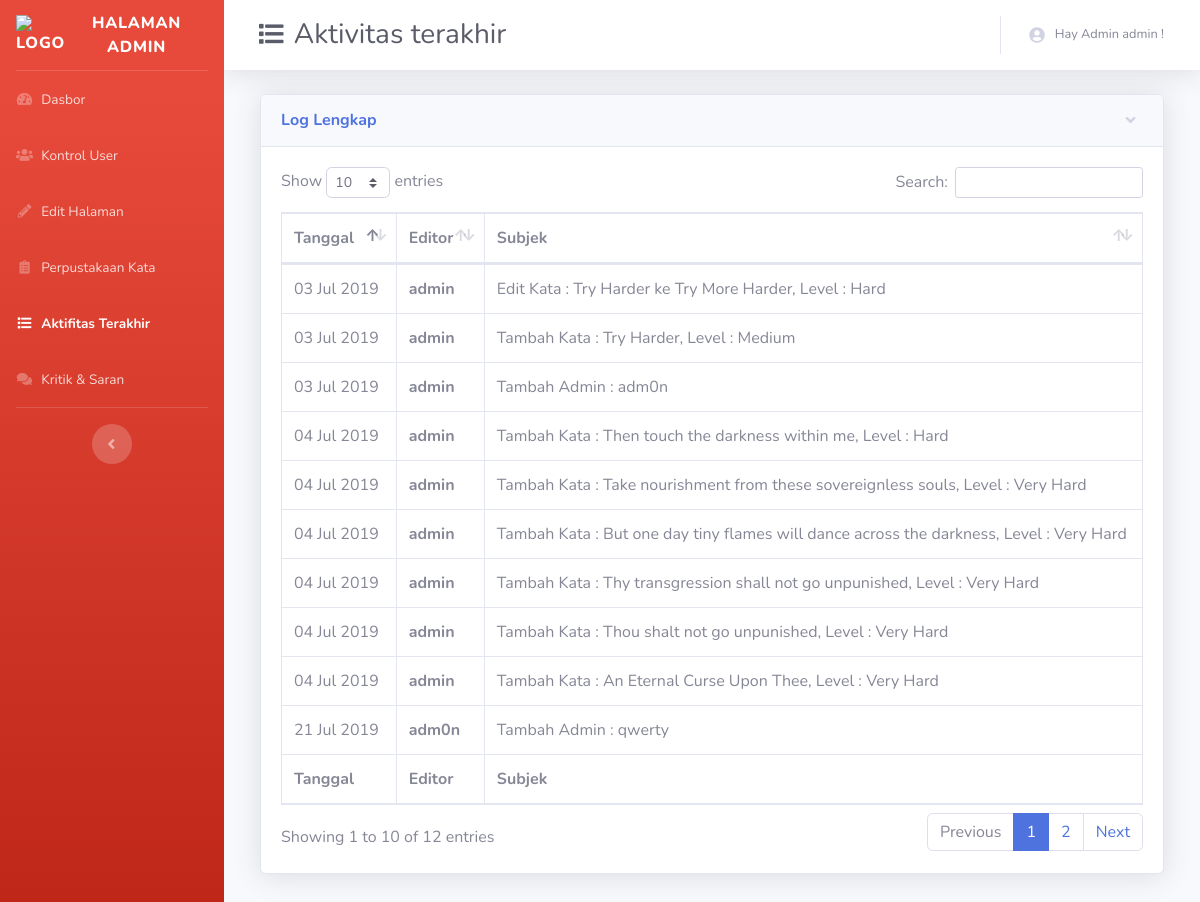
The app's page /log.php (signed in) with its own data.
### tables this page shows
CREATE TABLE `user` (
  `id` int(11) NOT NULL,
  `username` varchar(30) NOT NULL,
  `password` varchar(30) NOT NULL,
  `level` int(11) NOT NULL,
  `email` varchar(100) DEFAULT NULL,
  `ftname` varchar(50) DEFAULT NULL,
  `lsname` varchar(50) DEFAULT NULL,
  `temp` varchar(10) DEFAULT NULL,
  `exp_temp` varchar(50) DEFAULT NULL,
  `last_login` varchar(50) DEFAULT NULL
);

CREATE TABLE `log` (
  `id` int(11) NOT NULL,
  `tgl` varchar(100) NOT NULL,
  `admin` int(11) NOT NULL,
  `body` varchar(100) NOT NULL
);

### log.php (the view, shortened to what this page needs)
<?php include 'connect.php';
$page = 5;
?>
<!DOCTYPE html>
<html lang="en">
<head>
  <?php include 'partials/head.php'; ?>
</head>
<body id="page-top">
  <div id="wrapper">
    <?php include 'partials/sidebar.php'; ?>
    <div id="content-wrapper" class="d-flex flex-column">
      <div id="content">
        <?php include 'partials/navbar.php'; ?>
        <div class="container-fluid">
<?php if($lvlusr == 1){ ?>
          <div class="row">
            <div class="col-lg-12 mb-4">
            <div class="col-lg-12 mb-4">
              <div class="card shadow mb-4">
                <a href="#collapseCardExample" class="d-block card-header py-3" data-toggle="collapse" role="button" aria-expanded="true" aria-controls="collapseCardExample">
                  <h6 class="m-0 font-weight-bold text-primary">Log Lengkap</h6>
                </a>
                <div class="collapse show" id="collapseCardExample">
                <div class="card-body">
                <div class="table-responsive">
                <table class="table table-bordered" id="dataTable" width="100%" cellspacing="0">
                  <thead>
                    <tr>
                      <th>Tanggal</th>
                      <th>Editor</th>
                      <th>Subjek</th>
                    </tr>
                  </thead>
                  <tfoot>
                    <tr>
                      <th>Tanggal</th>
                      <th>Editor</th>
                      <th>Subjek</th>
                    </tr>
                  </tfoot>
                  <tbody>
                  <?php $log = mysqli_query($conn, "SELECT * FROM log ORDER BY id DESC");
                      while ($rou = mysqli_fetch_array($log)) { ?>
                      <tr>
                        <td><?php echo $rou['tgl']; ?></td>
                        <th><?php
                        $adm0n = $rou['admin'];
                        $editor = mysqli_query($conn, "SELECT * FROM user WHERE id = '$adm0n'");
                        $rought = mysqli_fetch_array($editor);
                         echo $rought['username']; ?></th>
                        <td><?php echo $rou['body']; ?></td>
                      </tr>
                      <?php } ?>
                </tbody>
              </table>
                </div>
              </div>
            </div>
          </div>
          <?php } ?>
        </div>
      </div>
    </div>
  </div>
    </div>
  </div>
  </div>
</body>
</html>

### partials/navbar.php (shortened to what this page needs)
<?php
include 'connect.php';
$username = mysqli_query($conn, "SELECT * FROM user WHERE id='$usrid'");
$username2 = mysqli_fetch_array($username);
if($lvlusr == 1){
  $tampillevel = "Admin";
}else{
  $tampillevel = "";
}
?>
<nav class="navbar navbar-expand navbar-light bg-white topbar mb-4 static-top shadow">
          <div class="d-none d-sm-inline-block mr-auto ml-md-3 my-2 my-md-0 mw-100">
            <div class="input-group">
              <h1 class="h3 mb-0 text-gray-800"><?php
              if($page == "5"){ echo "<i class='fas fa-fw fa-list fa-sm'></i> Aktivitas terakhir"; }
              if($page == "666" || $page == 555){
                if($difficult == 1 || $_SESSION['kesulitan'] == 1){
                  echo "<i class='fas fa-fw fa-smile-beam fa-sm'></i> Easy"; }
                if($difficult == 2 || $_SESSION['kesulitan'] == 2){
                  echo "<i class='fas fa-fw fa-smile fa-sm'></i> Medium"; }
                if($difficult == 3 || $_SESSION['kesulitan'] == 3){
                  echo "<i class='fas fa-fw fa-skull fa-sm'></i> Hard"; }
                if($difficult == 4 || $_SESSION['kesulitan'] == 4){
                  echo "<i class='fas fa-fw fa-skull-crossbones fa-sm'></i> Very Hard"; }
              }?></h1>
            </div>
          </div>
          <ul class="navbar-nav ml-auto">
            <li class="nav-item dropdown no-arrow">
              <a class="nav-link dropdown-toggle" href="#" id="userDropdown" role="button" data-toggle="dropdown" aria-haspopup="true" aria-expanded="false">
                <i class="fas fa-user-circle"></i><i style="margin-left: 10px;"></i>
                <span class="mr-2 d-none d-lg-inline text-gray-600 small">Hay <?php echo $tampillevel." ".$username2['username']; ?> !</span>
              </a>
            </li>
          </ul>
        </nav>

### records on screen
user: username "admin"
log: tgl "21 Jul 2019", admin.username "adm0n", body "Tambah Admin : qwerty"
log: tgl "04 Jul 2019", admin.username "admin", body "Tambah Kata : Then touch the darkness within me, Level : Hard"
log: tgl "04 Jul 2019", admin.username "admin", body "Tambah Kata : Take nourishment from these sovereignless souls, Level : Very Hard"
log: tgl "04 Jul 2019", admin.username "admin", body "Tambah Kata : But one day tiny flames will dance across the darkness, Level : Very Hard"
log: tgl "04 Jul 2019", admin.username "admin", body "Tambah Kata : Thy transgression shall not go unpunished, Level : Very Hard"
log: tgl "04 Jul 2019", admin.username "admin", body "Tambah Kata : Thou shalt not go unpunished, Level : Very Hard"
log: tgl "04 Jul 2019", admin.username "admin", body "Tambah Kata : An Eternal Curse Upon Thee, Level : Very Hard"
log: tgl "03 Jul 2019", admin.username "admin", body "Edit Kata : Try Harder ke Try More Harder, Level : Hard"
log: tgl "03 Jul 2019", admin.username "admin", body "Tambah Kata : Try Harder, Level : Medium"
log: tgl "03 Jul 2019", admin.username "admin", body "Tambah Admin : adm0n"

### other values on screen
$tampillevel "Admin"
